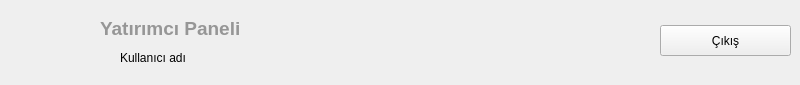
             <widget class="QWidget" name="widget_3" native="true">
              <property name="sizePolicy">
               <sizepolicy hsizetype="Expanding" vsizetype="Expanding">
                <horstretch>0</horstretch>
                <verstretch>0</verstretch>
               </sizepolicy>
              </property>
              <property name="minimumSize">
               <size>
                <width>0</width>
                <height>80</height>
               </size>
              </property>
              <property name="maximumSize">
               <size>
                <width>16777215</width>
                <height>85</height>
               </size>
              </property>
              <widget class="QLabel" name="label_13">
               <property name="geometry">
                <rect>
                 <x>30</x>
                 <y>10</y>
                 <width>49</width>
                 <height>16</height>
                </rect>
               </property>
               <property name="text">
                <string/>
               </property>
              </widget>
              <widget class="QLabel" name="label_15">
               <property name="geometry">
                <rect>
                 <x>20</x>
                 <y>10</y>
                 <width>91</width>
                 <height>71</height>
                </rect>
               </property>
               <property name="text">
                <string/>
               </property>
               <property name="pixmap">
                <pixmap>../../../../Desktop/Yeni klasör/QT projects/VTYS/proje adımlar/Ekran görüntüsü 2025-12-08 152749.png</pixmap>
               </property>
              </widget>
              <widget class="QLabel" name="KullaniciAdiLabel_2">
               <property name="geometry">
                <rect>
                 <x>120</x>
                 <y>50</y>
                 <width>91</width>
                 <height>16</height>
                </rect>
               </property>
               <property name="styleSheet">
                <string notr="true">color: rgb(0,0,0)
</string>
               </property>
               <property name="text">
                <string>Kullanıcı adı</string>
               </property>
              </widget>
              <widget class="QLabel" name="YatirimciPaneliLabel_2">
               <property name="geometry">
                <rect>
                 <x>100</x>
                 <y>20</y>
                 <width>141</width>
                 <height>16</height>
                </rect>
               </property>
               <property name="font">
                <font>
                 <pointsize>14</pointsize>
                 <bold>true</bold>
                </font>
               </property>
               <property name="styleSheet">
                <string notr="true">color : rgb(150,150,150)
</string>
               </property>
               <property name="text">
                <string>Yatırımcı Paneli</string>
               </property>
              </widget>
              <widget class="QPushButton" name="ExitButton_2">
               <property name="geometry">
                <rect>
                 <x>660</x>
                 <y>25</y>
                 <width>131</width>
                 <height>31</height>
                </rect>
               </property>
               <property name="styleSheet">
                <string notr="true">color: rgb(0,0,0)
</string>
               </property>
               <property name="text">
                <string>Çıkış</string>
               </property>
               <property name="icon">
                <iconset>
                 <normaloff>../../../../Desktop/Yeni klasör/QT projects/VTYS/proje adımlar/logout.png</normaloff>../../../../Desktop/Yeni klasör/QT projects/VTYS/proje adımlar/logout.png</iconset>
               </property>
               <property name="iconSize">
                <size>
                 <width>24</width>
                 <height>24</height>
                </size>
               </property>
              </widget>
             </widget>
